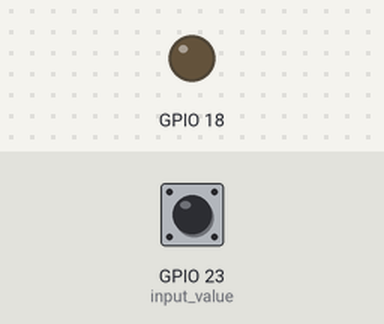
A program run on a simulated Raspberry Pi (BCM pin numbers). Shown: output pins drawn as LEDs (lit = HIGH). Inputs (shaded band) come from the test bench; at power-on: GPIO 23 (input_value) LOW. What the program prints to the terminal is not drawn.

Above: at 1.2 s.
1.3 s: GPIO 23 (input_value) pulled HIGH for 0.15 s
At 1.37 s:
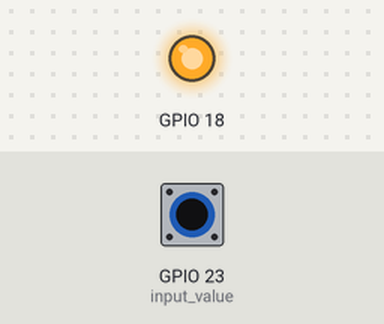
2.9 s: GPIO 23 (input_value) pulled HIGH for 3.2 s
At 6.4 s:
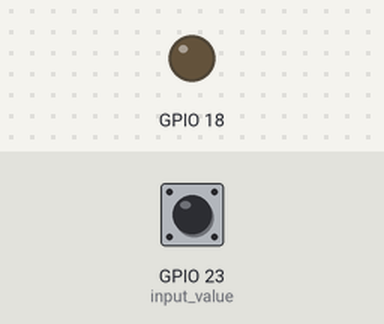
Timing chart, 0 to 7.9 s (numbered marks = the images above; inputs shaded):
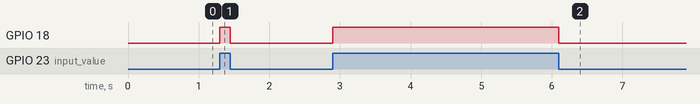

Measured:
- after the input at 1.3 s, GPIO 18: LOW → HIGH at once, → LOW 0.15 s later
- after the input at 2.9 s, GPIO 18: LOW → HIGH at once, → LOW 3.2 s later

The program:

led_sw_blink.py
```python
#led_sw_blink.py
import RPi.GPIO as GPIO
# General Purpose Input Output
# 핀을 입력과 출력으로 사용할 수 있게하는 모듈
import time

GPIO.setmode(GPIO.BCM)
# 핀 번호를 라즈베리파이 BCM 모드로 참조
GPIO.setup(23, GPIO.IN, pull_up_down = GPIO.PUD_DOWN)
# 23번 핀을 입력으로 설정, 풀 다운 저항 연결하기 !!!
GPIO.setup(18, GPIO.OUT)
# 18번 핀을 출력으로 설정

print("Press the button")

try:
    while True:
        input_value = GPIO.input(23)
        # 23번 핀을 통해 받은 입력을 input_value에 저장 (스위치)
        # 스위치가 눌려지면 1 -> LED에 불이 들어옴
        if(input_value == True):
            GPIO.output(18, True)

        else:
            GPIO.output(18, False)

except KeyboardInterrupt:
    GPIO.cleanup()
```
